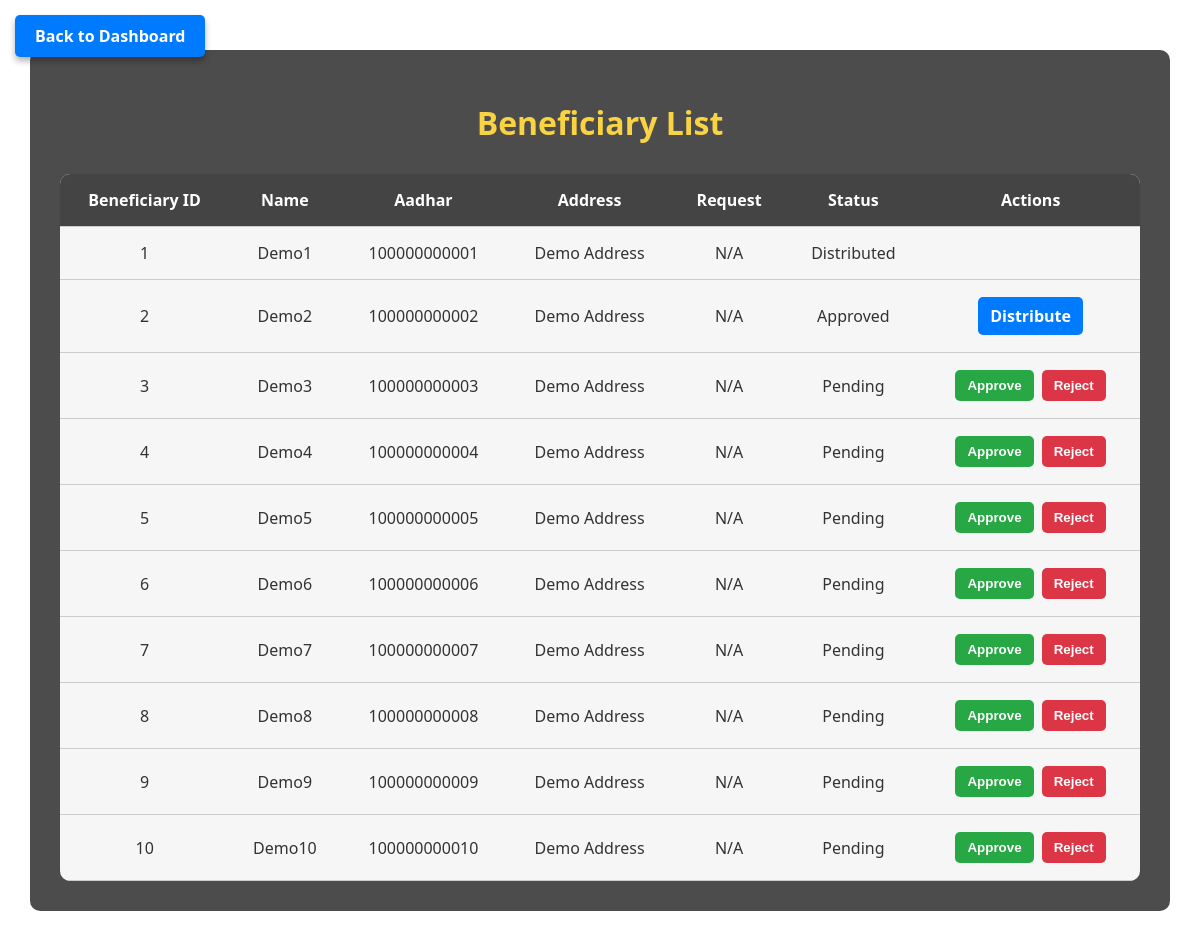
The page /view_beneficiary_list on the database as committed earlier.
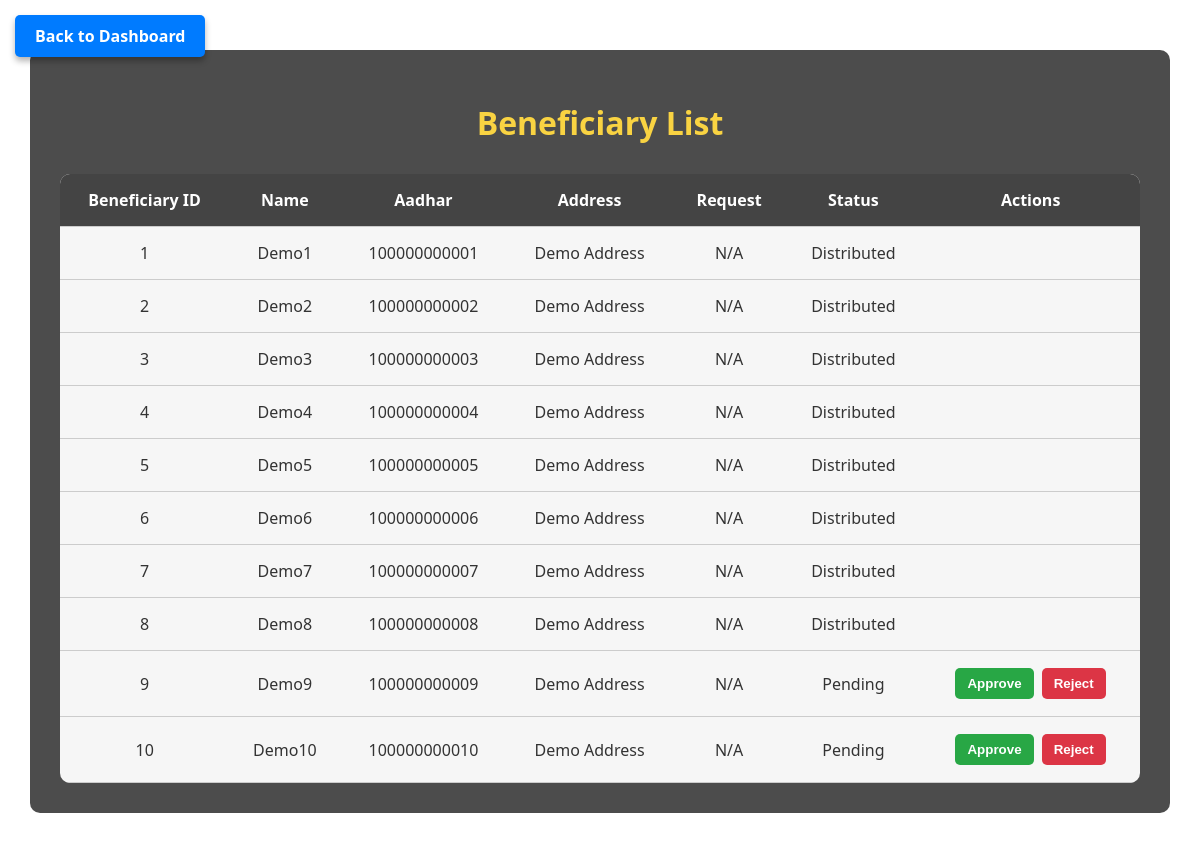
The same page on the database as committed later.
### app.py (models this page shows)
class Beneficiary(db.Model):
    id = db.Column(db.Integer, primary_key=True)
    name = db.Column(db.String(100))
    aadhar_number = db.Column(db.String(12), unique=True)
    address = db.Column(db.String(200))
    ration_card_no = db.Column(db.String(50))
    family_members = db.Column(db.Integer)
    status = db.Column(db.String(20), default='Pending')

### app.py (the view)
@app.route('/view_beneficiary_list')
def view_beneficiary_list():
    beneficiaries = Beneficiary.query.all()
    return render_template("view_beneficiary_list.html", beneficiaries=beneficiaries)

### app.py (called while the page is built, shortened)
@app.before_request
def initialize():
    db.create_all()
    db.session.commit()

### templates/view_beneficiary_list.html (shortened to what this page needs)
<!DOCTYPE html>
<html lang="en">
<head>
</head>
<body>
  <a href="{{ url_for('dashboard_page') }}" class="back-btn">Back to Dashboard</a>
  <div class="container">
    <h1>Beneficiary List</h1>
    <table>
      <thead>
        <tr>
          <th>Beneficiary ID</th>
          <th>Name</th>
          <th>Aadhar</th>
          <th>Address</th>
          <th>Request</th>
          <th>Status</th>
          <th>Actions</th>
        </tr>
      </thead>
      <tbody>
        {% for beneficiary in beneficiaries %}
        <tr>
          <td>{{ beneficiary.id }}</td>
          <td>{{ beneficiary.name }}</td>
          <td>{{ beneficiary.aadhar_number }}</td>
          <td>{{ beneficiary.address }}</td>
          <td>{{ beneficiary.ration_requested or 'N/A' }}</td>
          <td>{{ beneficiary.status or 'Pending' }}</td>
          <td>
            {% if beneficiary.status == 'Pending' or not beneficiary.status %}
              <form action="{{ url_for('update_status') }}" method="post" style="display:inline;">
                <button class="btn approve" type="submit">Approve</button>
              </form>
              <form action="{{ url_for('update_status') }}" method="post" style="display:inline;">
                <button class="btn reject" type="submit">Reject</button>
              </form>
            {% endif %}
            {% if beneficiary.status == 'Approved' %}
              <a href="{{ url_for('ration_distribution', beneficiary_id=beneficiary.id) }}" class="btn distribute">Distribute</a>
            {% endif %}
          </td>
        </tr>
        {% else %}
        <tr><td colspan="7">No beneficiaries found.</td></tr>
        {% endfor %}
      </tbody>
    </table>
  </div>
</body>
</html>

Rows that differ between the two databases and show on the page:
changed Beneficiary "Demo2": status "Approved" → "Distributed"; no longer shows "Distribute"
changed Beneficiary "Demo3": status "Pending" → "Distributed"; no longer shows "Approve Reject"
changed Beneficiary "Demo4": status "Pending" → "Distributed"; no longer shows "Approve Reject"
changed Beneficiary "Demo5": status "Pending" → "Distributed"; no longer shows "Approve Reject"
changed Beneficiary "Demo6": status "Pending" → "Distributed"; no longer shows "Approve Reject"
changed Beneficiary "Demo7": status "Pending" → "Distributed"; no longer shows "Approve Reject"
changed Beneficiary "Demo8": status "Pending" → "Distributed"; no longer shows "Approve Reject"
